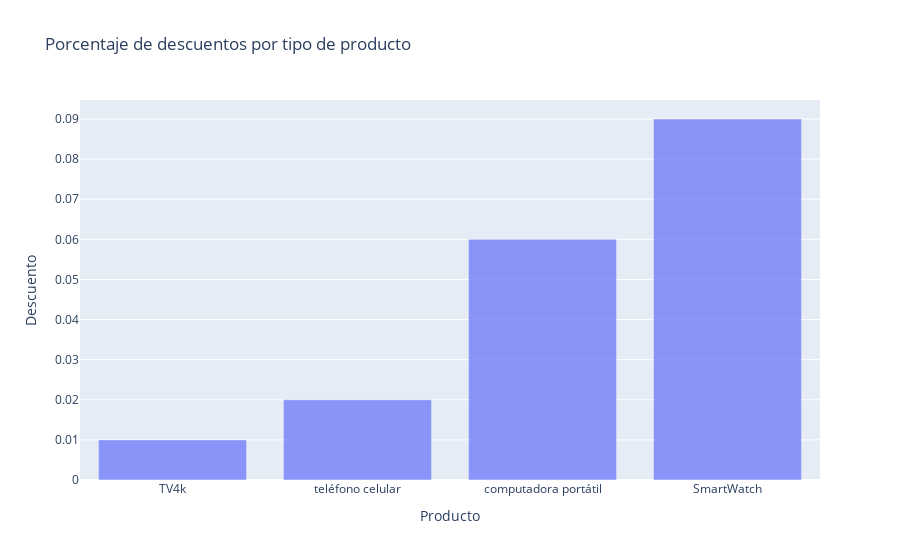

Here is the notebook cell this chart was saved with:
### Markdown cell above
### 04.C - Desconto médio por tipo de produto

### Code cell
fig2.add_trace(go.Bar(x = [nombres[k] for k in dict_fig2.keys()]
                         ,y = [np.round(dict_fig2[k],2) for k in dict_fig2.keys()]
                      #  ,histnorm='percent'
                        ,name=nombres[table]
                        ,opacity = 0.7))
fig2.update_layout(yaxis=dict(title='Descuento'),
                  xaxis=dict(title="Producto"),
                 title = 'Porcentaje de descuentos por tipo de producto')
fig2.show()

### Figure 1 — Plotly figure (JSON) as saved in the notebook; plotly's stock layout.template omitted (floating-point values rounded to 4 significant figures)
{"data": [{"name": "SmartWatch", "opacity": 0.7, "type": "bar", "x": ["TV4k", "teléfono celular", "computadora portátil", "SmartWatch"], "y": [0.01, 0.02, 0.06, 0.09]}], "layout": {"title": {"text": "Porcentaje de descuentos por tipo de producto"}, "xaxis": {"title": {"text": "Producto"}}, "yaxis": {"title": {"text": "Descuento"}}}}
